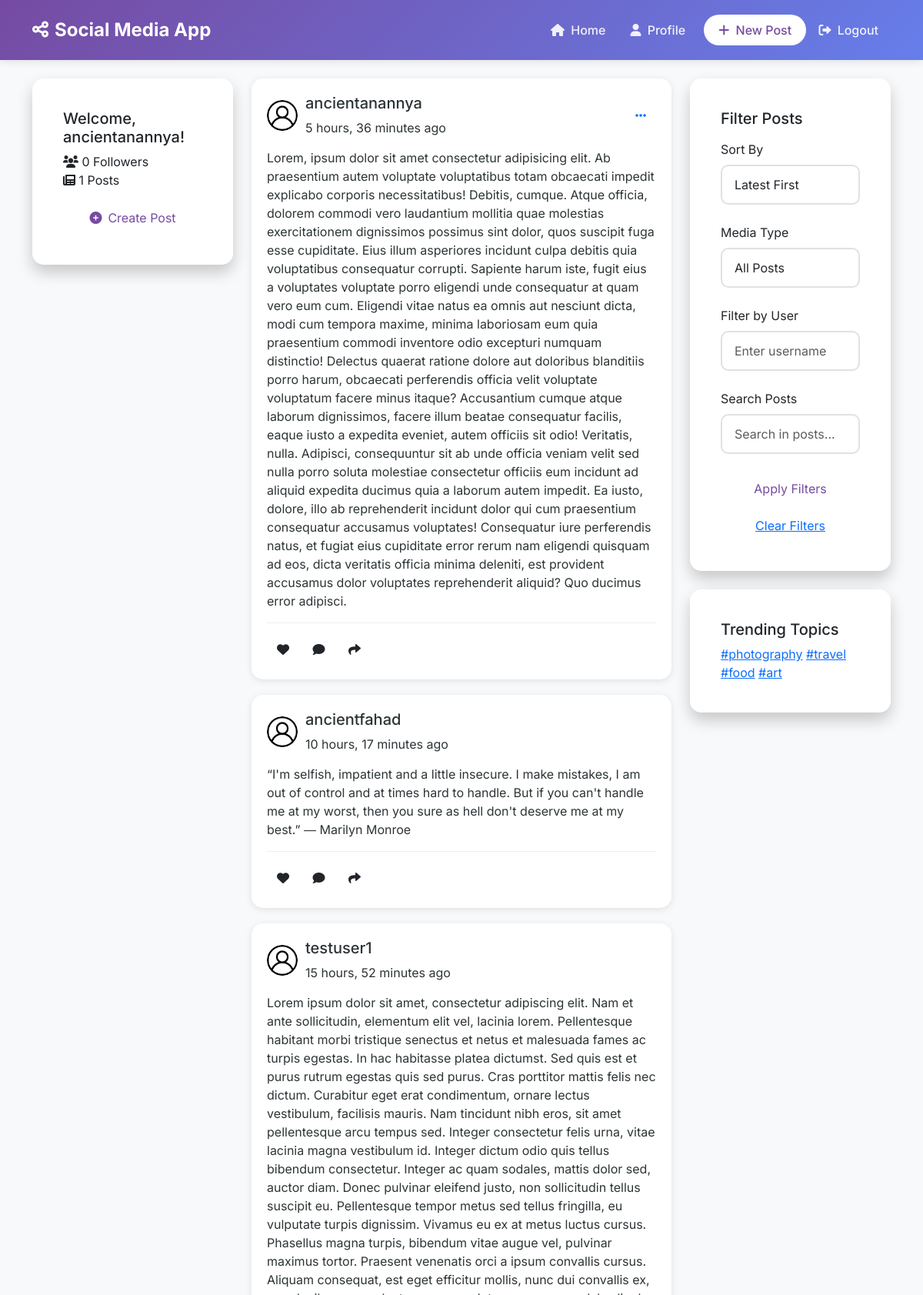
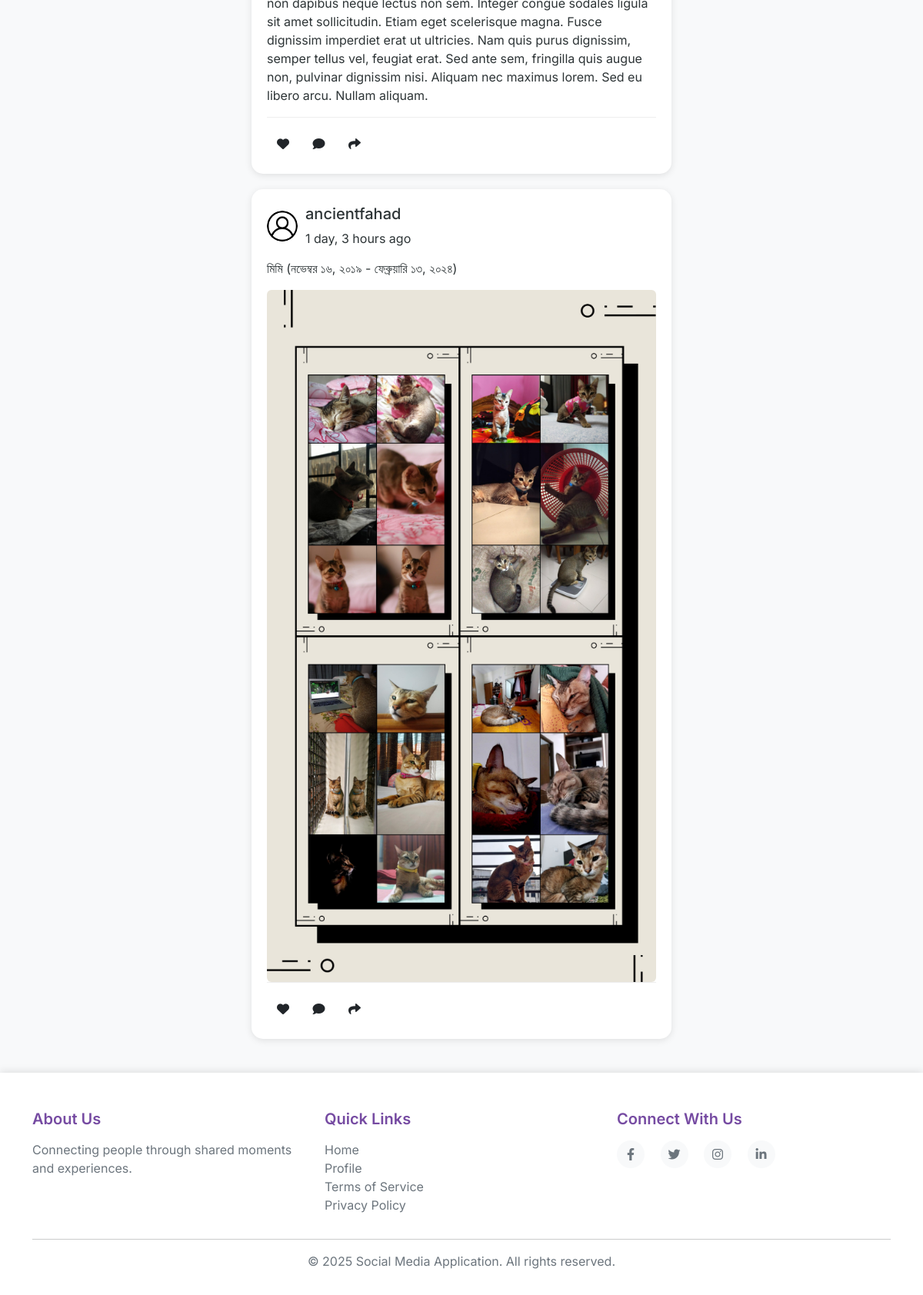
/ (signed in), run on the app's committed database (2 pictures, top to bottom).
### core/models.py (models this page shows, shortened)
class Post(models.Model):
    user = models.ForeignKey(User, on_delete=models.CASCADE, related_name='posts')
    content = models.TextField()
    image = models.ImageField(upload_to='posts/', blank=True, null=True)
    created_at = models.DateTimeField(auto_now_add=True)
    updated_at = models.DateTimeField(auto_now=True)
    class Meta:
        ordering = ['-created_at']

### core/views.py (the view)
# urls.py: path('', views.HomeView.as_view(), name='home'),
class HomeView(ListView):
    model = Post
    template_name = 'core/home.html'
    context_object_name = 'posts'
    paginate_by = 10
    def get_queryset(self):
        queryset = Post.objects.all()
        date_filter = self.request.GET.get('date', 'latest')
        if date_filter == 'oldest':
            queryset = queryset.order_by('created_at')
        else:
            queryset = queryset.order_by('-created_at')
        media_filter = self.request.GET.get('media', 'all')
        print(f"HomeView - Media filter: {media_filter}")
        if media_filter == 'text':
            queryset = queryset.filter(Q(image__isnull=True) | Q(image=''))
            print(f"HomeView - Text-only posts: {queryset.count()}")
        elif media_filter == 'images':
            queryset = queryset.exclude(Q(image__isnull=True) | Q(image=''))
            print(f"HomeView - Image posts: {queryset.count()}")
        user_filter = self.request.GET.get('user', '')
        if user_filter:
            queryset = queryset.filter(user__username__iexact=user_filter)
        search_query = self.request.GET.get('q', '')
        if search_query:
            queryset = queryset.filter(content__icontains=search_query)
        print(f"HomeView - Final queryset count: {queryset.count()}")
        return queryset
    def get_context_data(self, **kwargs):
        context = super().get_context_data(**kwargs)
        context['date_filter'] = self.request.GET.get('date', 'latest')
        context['media_filter'] = self.request.GET.get('media', 'all')
        context['user_filter'] = self.request.GET.get('user', '')
        context['search_query'] = self.request.GET.get('q', '')
        return context

### templates/core/home.html (shortened to what this page needs)
{% extends 'base.html' %}
{% load static %}
{% block content %}
<div class="home-container">
    <div class="row">
        <div class="col-lg-3 d-none d-lg-block">
            <div class="card sidebar-card">
                <div class="card-body">
                    <h5 class="sidebar-title">Welcome{% if user.is_authenticated %}, {{ user.username }}{% endif %}!</h5>
                    <div class="quick-stats">
                        <div class="stat-item">
                            <i class="fas fa-users"></i>
                            <span>{{ user.followers.count|default:"0" }} Followers</span>
                        </div>
                        <div class="stat-item">
                            <i class="fas fa-newspaper"></i>
                            <span>{{ user.posts.count|default:"0" }} Posts</span>
                        </div>
                    </div>
                    {% if user.is_authenticated %}
                        <button class="btn btn-custom-primary w-100 mt-3" data-bs-toggle="modal" data-bs-target="#createPostModal">
                            <i class="fas fa-plus-circle me-2"></i>Create Post
                        </button>
                    {% endif %}
                </div>
            </div>
        </div>
        <div class="col-lg-6">
            <div class="posts-container">
                {% for post in posts %}
                    <div class="post-card fade-in">
                        <div class="post-header">
                            <div class="user-info">
                                <img src="{{ post.user.profile.avatar.url|default:'/static/images/default-avatar.png' }}"
                                     class="user-avatar" alt="Profile picture">
                                <div class="user-details">
                                    <h5 class="username">{{ post.user.username }}</h5>
                                    <span class="post-time">{{ post.created_at|timesince }} ago</span>
                                </div>
                            </div>
                            {% if user == post.user %}
                                <div class="post-actions dropdown">
                                    <button class="btn btn-link" data-bs-toggle="dropdown">
                                        <i class="fas fa-ellipsis-h"></i>
                                    </button>
                                </div>
                            {% endif %}
                        </div>
                        <div class="post-content">
                            <p>{{ post.content }}</p>
                            {% if post.image %}
                                <div class="post-image">
                                    <img src="{{ post.image.url }}" class="img-fluid rounded" alt="Post image"
                                         onclick="openImageModal(this.src)">
                                </div>
                            {% endif %}
                        </div>
                        <div class="post-footer">
                            <div class="interaction-buttons">
                                <button class="btn btn-like {% if user in post.likes.all %}active{% endif %}"
                                        data-post-id="{{ post.id }}">
                                    <i class="fas fa-heart"></i>
                                </button>
                                <button class="btn btn-comment" onclick="">
                                    <i class="fas fa-comment"></i>
                                </button>
                                <button class="btn btn-share" onclick="">
                                    <i class="fas fa-share"></i>
                                </button>
                            </div>
                        </div>
                    </div>
                {% endfor %}
            </div>
        </div>
        <div class="col-lg-3 d-none d-lg-block">
            <div class="card sidebar-card mb-4">
                <div class="card-body">
                    <h5 class="sidebar-title">Filter Posts</h5>
                    <form method="GET" action="" class="mt-3">
                        <div class="form-group">
                            <label class="form-label">Sort By</label>
                            <select name="date" class="form-control">
                                <option value="latest" {% if date_filter == 'latest' %}selected{% endif %}>Latest First</option>
                            </select>
                        </div>
                        <div class="form-group">
                            <label class="form-label">Media Type</label>
                            <select name="media" class="form-control">
                                <option value="all" {% if media_filter == 'all' %}selected{% endif %}>All Posts</option>
                            </select>
                        </div>
                        <div class="form-group">
                            <label class="form-label">Filter by User</label>
                            <input type="text" name="user" class="form-control" value="{{ user_filter }}"
                                   placeholder="Enter username">
                        </div>
                        <div class="form-group mb-4">
                            <label class="form-label">Search Posts</label>
                            <input type="text" name="q" class="form-control" value="{{ search_query }}"
                                   placeholder="Search in posts...">
                        </div>
                        <button type="submit" class="btn btn-custom-primary w-100">
                            Apply Filters
                        </button>
                        {% if date_filter or media_filter or user_filter or search_query %}
                            <a href="?" class="btn btn-link w-100 mt-2">Clear Filters</a>
                        {% endif %}
                    </form>
                </div>
            </div>
            <div class="card sidebar-card">
                <div class="card-body">
                    <h5 class="sidebar-title">Trending Topics</h5>
                    <div class="trending-tags">
                        <a href="#" class="tag">#photography</a>
                        <a href="#" class="tag">#travel</a>
                        <a href="#" class="tag">#food</a>
                        <a href="#" class="tag">#art</a>
                    </div>
                </div>
            </div>
        </div>
    </div>
</div>
{% endblock %}

### static/css/style.css (style rules this page uses)
:root { --primary-color: #764ba2; --secondary-color: #667eea; --background-color: #f8f9fa; --text-color: #2d3436; --navbar-height: 70px; }
body { font-family: 'Inter', sans-serif; background-color: var(--background-color); color: var(--text-color); min-height: 100vh; display: flex; flex-direction: column; }
.btn-custom-primary { background-color: white; color: var(--primary-color) !important; border-radius: 20px; padding: 0.5rem 1.2rem !important; transition: all 0.3s ease; }
.card { border: none; border-radius: 15px; box-shadow: 0 10px 20px rgba(0,0,0,0.2); backdrop-filter: blur(10px); background: rgba(255, 255, 255, 0.95); transition: transform 0.3s ease; }
.card-body { padding: 2.5rem; }
.form-group { margin-bottom: 1.5rem; position: relative; }
.form-control { border-radius: 10px; padding: 0.75rem 1rem; border: 2px solid #e1e1e1; transition: all 0.3s ease; }
.post-card { background: white; border-radius: 15px; border: none; box-shadow: 0 2px 10px rgba(0,0,0,0.1); margin-bottom: 20px; padding: 20px; }
.post-header { display: flex; justify-content: space-between; align-items: center; margin-bottom: 15px; }
.user-info { display: flex; align-items: center; }
.user-avatar { width: 40px; height: 40px; border-radius: 50%; margin-right: 10px; object-fit: cover; }
.post-footer { border-top: 1px solid #eee; padding-top: 15px; }
.fade-in { animation: fadeIn 0.5s ease; }

### data on the page
Post: user.username "ancientanannya", created_at "5 hours, 36 minutes", content "Lorem, ipsum dolor sit amet consectetur adipisicing elit. Ab praesentium autem voluptate voluptatibus totam obcaecati impedit explicabo corporis necessitatibus! Debitis, cumque. Atque officia, dolorem commodi vero laudantium mollitia quae molestias exercitationem dignissimos possimus sint dolor, quos suscipit fuga esse cupiditate. Eius illum asperiores incidunt culpa debitis quia voluptatibus consequatur corrupti. Sapiente harum iste, fugit eius a voluptates voluptate porro eligendi unde consequatur at quam vero eum cum. Eligendi vitae natus ea omnis aut nesciunt dicta, modi cum tempora maxime, minima laboriosam eum quia praesentium commodi inventore odio excepturi numquam distinctio!…"
Post: user.username "ancientfahad", created_at "10 hours, 17 minutes", content "“I'm selfish, impatient and a little insecure. I make mistakes, I am out of control and at times hard to handle. But if you can't handle me at my worst, then you sure as hell don't deserve me at my best.” ― Marilyn Monroe"
Post: user.username "testuser1", created_at "15 hours, 52 minutes", content "Lorem ipsum dolor sit amet, consectetur adipiscing elit. Nam et ante sollicitudin, elementum elit vel, lacinia lorem. Pellentesque habitant morbi tristique senectus et netus et malesuada fames ac turpis egestas. In hac habitasse platea dictumst. Sed quis est et purus rutrum egestas quis sed purus. Cras porttitor mattis felis nec dictum. Curabitur eget erat condimentum, ornare lectus vestibulum, facilisis mauris. Nam tincidunt nibh eros, sit amet pellentesque arcu tempus sed. Integer consectetur felis urna, vitae lacinia magna vestibulum id. Integer dictum odio quis tellus bibendum consectetur. Integer ac quam sodales, mattis dolor sed, auctor diam. Donec pulvinar eleifend justo, non…"
Post: user.username "ancientfahad", created_at "1 day, 3 hours", content "মিমি (নভেম্বর ১৬, ২০১৯ - ফেব্রুয়ারি ১৩, ২০২৪)", image (picture)

### other printed values
{{ user.username }} "ancientanannya"
{{ user.followers.count|default:"0" }} "0"
{{ user.posts.count|default:"0" }} "1"
